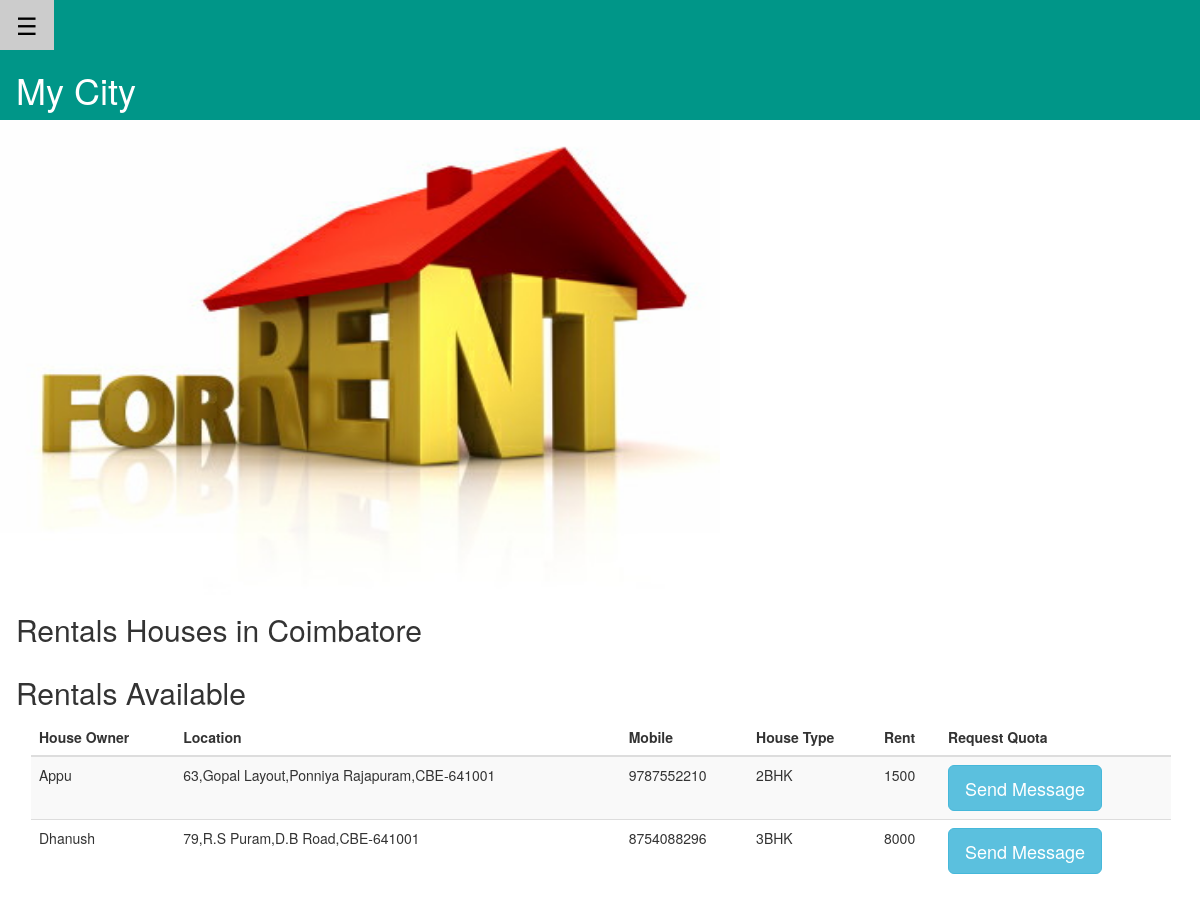
Page /rental.php on the committed database.
### tables this page shows
CREATE TABLE `rental` (
  `Renta_id` int(4) NOT NULL,
  `House_owner` varchar(20) NOT NULL,
  `Area` varchar(100) NOT NULL,
  `Phone` varchar(10) NOT NULL,
  `House_type` varchar(10) NOT NULL,
  `Rent` int(4) NOT NULL
);

### rental.php (the view, shortened to what this page needs)
<?php include 'config/database.php'; ?>
<?php
  $query = "SELECT * from rental";
  $getRental = mysqli_query($con,$query);
?>
<!DOCTYPE html>
<html>
<link rel="stylesheet" href="css/w3.css">
<link rel="stylesheet" href="https://maxcdn.bootstrapcdn.com/bootstrap/3.3.7/css/bootstrap.min.css">
<link rel="stylesheet" href="https://cdnjs.cloudflare.com/ajax/libs/font-awesome/4.7.0/css/font-awesome.min.css">
<body>
<div zclass="w3-main" id="main">
<div class="w3-teal">
  <button class="w3-button w3-teal w3-xlarge" onclick="w3_open()">&#9776;</button>
  <div class="w3-container">
    <h1>My City</h1>
  </div>
</div>
<img src="images/rental.jpg" alt="Donate Blood" style="width:60%">
<div class="w3-container">
  <h2>Rentals Houses in Coimbatore</h2>
</div>
<div class="w3-container">
  <h2>Rentals Available</h2>
  <div class="container">
  <table class="table table-striped">
    <thead>
      <tr>
        <th>House Owner</th>
        <th>Location</th>
        <th>Mobile</th>
        <th>House Type</th>
        <th>Rent</th>
        <th>Request Quota</th>
      </tr>
    </thead>
    <tbody>
  <?php while($row = mysqli_fetch_assoc($getRental)) : ?>
        <tr>
        <td><?php echo $row['House_owner'] ?></td>
        <td><?php echo $row['Area'] ?></td>
        <td><?php echo $row['Phone'] ?></td>
        <td><?php echo $row['House_type'] ?></td>
        <td><?php echo $row['Rent'] ?></td>
        <td><form action='message.php' method='POST'><input type='hidden' name='tempId' value= <?php echo $row['Phone'] ?>/>
              <span>
              <button type="button" data-id =<?php echo $row['Phone'] ?> class="open-message btn btn-info btn-lg" data-toggle="modal" data-target="#reqrental">Send Message</button>
  </span>
        </td>
      </tr>
  <?php endwhile; ?>
  </tbody>
  </table>
</div>
</div>
</div>
</body>
</html>

### css/w3.css (style rules this page uses)
html { box-sizing:border-box }
*,*:before,*:after { box-sizing:inherit }
html { -ms-text-size-adjust:100%;-webkit-text-size-adjust:100% }
body { margin:0 }
img { border-style:none }
button,input,select,textarea { font:inherit;margin:0 }
button,input { overflow:visible }
button,select { text-transform:none }
button,html [type=button],[type=reset],[type=submit] { -webkit-appearance:button }
html,body { font-family:Verdana,sans-serif;font-size:15px;line-height:1.5 }
html { overflow-x:hidden }
h1 { font-size:36px }
h2 { font-size:30px }
h1,h2,h3,h4,h5,h6 { font-family:"Segoe UI",Arial,sans-serif;font-weight:400;margin:10px 0 }
img { margin-bottom:-5px }
.w3-btn,.w3-button { border:none;display:inline-block;outline:0;padding:8px 16px;vertical-align:middle;overflow:hidden;text-decoration:none;color:inherit;background-color:inherit;text-align:center;cursor:pointer;white-space:nowrap }
.w3-btn,.w3-button { -webkit-touch-callout:none;-webkit-user-select:none;-khtml-user-select:none;-moz-user-select:none;-ms-user-select:none;user-select:none }
.w3-main,#main { transition:margin-left .4s }
.w3-container:after,.w3-container:before,.w3-panel:after,.w3-panel:before,.w3-row:after,.w3-row:before,.w3-row-padding:after,.w3-row-padding:before, .w3-cell-row:before,.w3-cell-row:after,.w3-clear:after,.w3-clear:before,.w3-bar:before,.w3-bar:after { content:"";display:table;clear:both }
.w3-container,.w3-panel { padding:0.01em 16px }
.w3-xlarge { font-size:24px!important }
.w3-teal,.w3-hover-teal:hover { color:#fff!important;background-color:#009688!important }

### rows in the picture
rental: House_owner "Appu", Area "63,Gopal Layout,Ponniya Rajapuram,CBE-641001", Phone "9787552210", House_type "2BHK", Rent "1500"
rental: House_owner "Dhanush", Area "79,R.S Puram,D.B Road,CBE-641001", Phone "8754088296", House_type "3BHK", Rent "8000"
